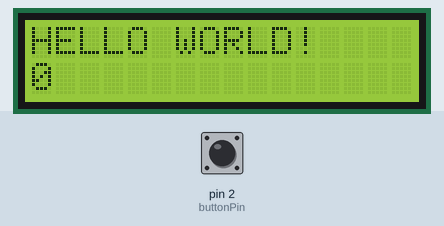
This sketch was run on a simulated Arduino Uno, built with avr-gcc and run on an emulated ATmega328P. On the bench: 16×2 character LCD. The test bench sets the inputs (shaded band); at power-on: pin 2 (buttonPin) LOW.

Above: at 1.3 s.
1.4 s: pin 2 (buttonPin) pulled HIGH for 0.15 s
At 2.8 s:
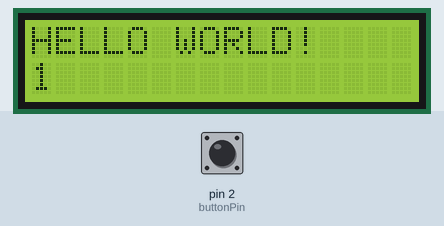
3.2 s: pin 2 (buttonPin) pulled HIGH for 1 s
At 4.2 s:
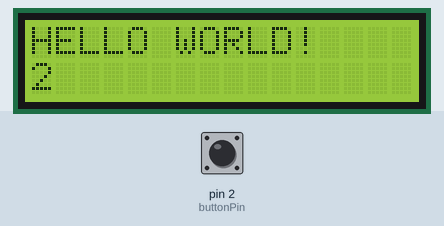
5.7 s: pin 2 (buttonPin) pulled HIGH for 0.15 s
At 7.2 s:
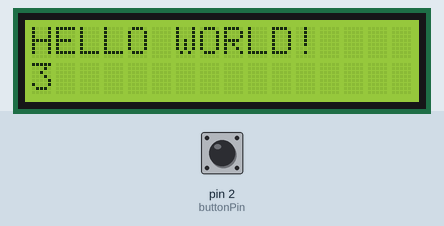
7.5 s: pin 2 (buttonPin) pulled HIGH for 1 s
At 8.7 s:
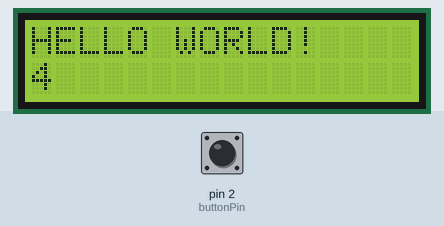
Timing chart, 0 to 10.5 s (numbered marks = the images above; inputs shaded):
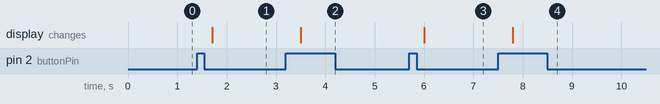

The sketch:

LCD_Backpack.ino
```cpp
#include <Wire.h>
#include <LiquidCrystal_I2C.h>
LiquidCrystal_I2C lcd(0x27,16,2);  // set the LCD address to 0x27 for a 16 chars and 2 line display.
// If 0x27 doesn't work, try 0x3F.
int count = 0;
int buttonState;
const int buttonPin = 2;
int state = HIGH;      // the current state of the output pin
int previous = LOW;    // the previous reading from the input pin

  void setup(){
   lcd.begin (16,2); // for 16 x 2 LCD module
  lcd.init();
  lcd.backlight();
  lcd.setBacklight(HIGH);
  lcd.setCursor(0, 0);
  lcd.print("HELLO WORLD!");
 pinMode(buttonPin, INPUT);
  }
  void loop() {

    buttonState = digitalRead(buttonPin);

     if (buttonState == HIGH && previous == LOW) {
      if (state == HIGH){
        count = count + 1;
        delay(300);
      }
      else
        count = count;
     }

     if(buttonState == LOW) {
      count = count;
     }

   previous = buttonState;
 lcd.setCursor(0, 1);
 lcd.print(count);
}
```

Measured:
- after the input at 1.4 s, the display: changes after 0.30 s (image 1)
- after the input at 3.2 s, the display: changes after 0.30 s (image 2)
- after the input at 5.7 s, the display: changes after 0.30 s (image 3)
- after the input at 7.5 s, the display: changes after 0.30 s (image 4)
